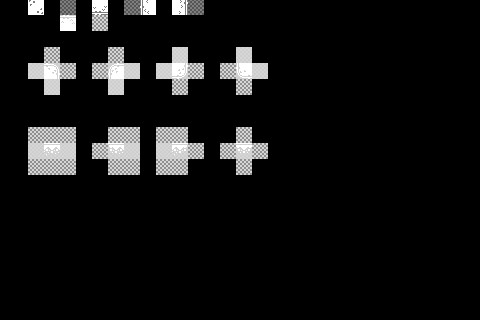

Tiled map render using the project's own tile images. Description and the map definition, with tile-layer contents summarised, below:
An orthogonal 30x20 tile map with 16x16 px tiles, 3 tile layers (regions, input_prototype, output_terrain), 3 tilesets.

<map version="1.10" tiledversion="1.12.1" orientation="orthogonal" renderorder="right-down" width="30" height="20" tilewidth="16" tileheight="16" infinite="0" nextlayerid="4" nextobjectid="1">
 <properties>
  <property name="DeleteTiles" type="bool" value="true" />
 </properties>
 <tileset firstgid="1" source="../../tilesets/kenney_1bit.tsx" />
 <tileset firstgid="401" source="../../tilesets/transparent_tiles.tsx" />
 <tileset firstgid="402" source="../../tilesets/kenney_1bit.tsx" />
 <layer id="1" name="regions" width="30" height="20" opacity="0.36" offsetx="12.25" offsety="-17">
  <data>[600 cells, 57 non-empty, 1 distinct tile ids]</data>
 </layer>
 <layer id="2" name="input_prototype" width="30" height="20" opacity="0.75" offsetx="12.25" offsety="-17">
  <data>[600 cells, 57 non-empty, 3 distinct tile ids]</data>
 </layer>
 <layer id="3" name="output_terrain" width="30" height="20" offsetx="12.25" offsety="-17">
  <data>[600 cells, 13 non-empty, 13 distinct tile ids]</data>
 </layer>
</map>
